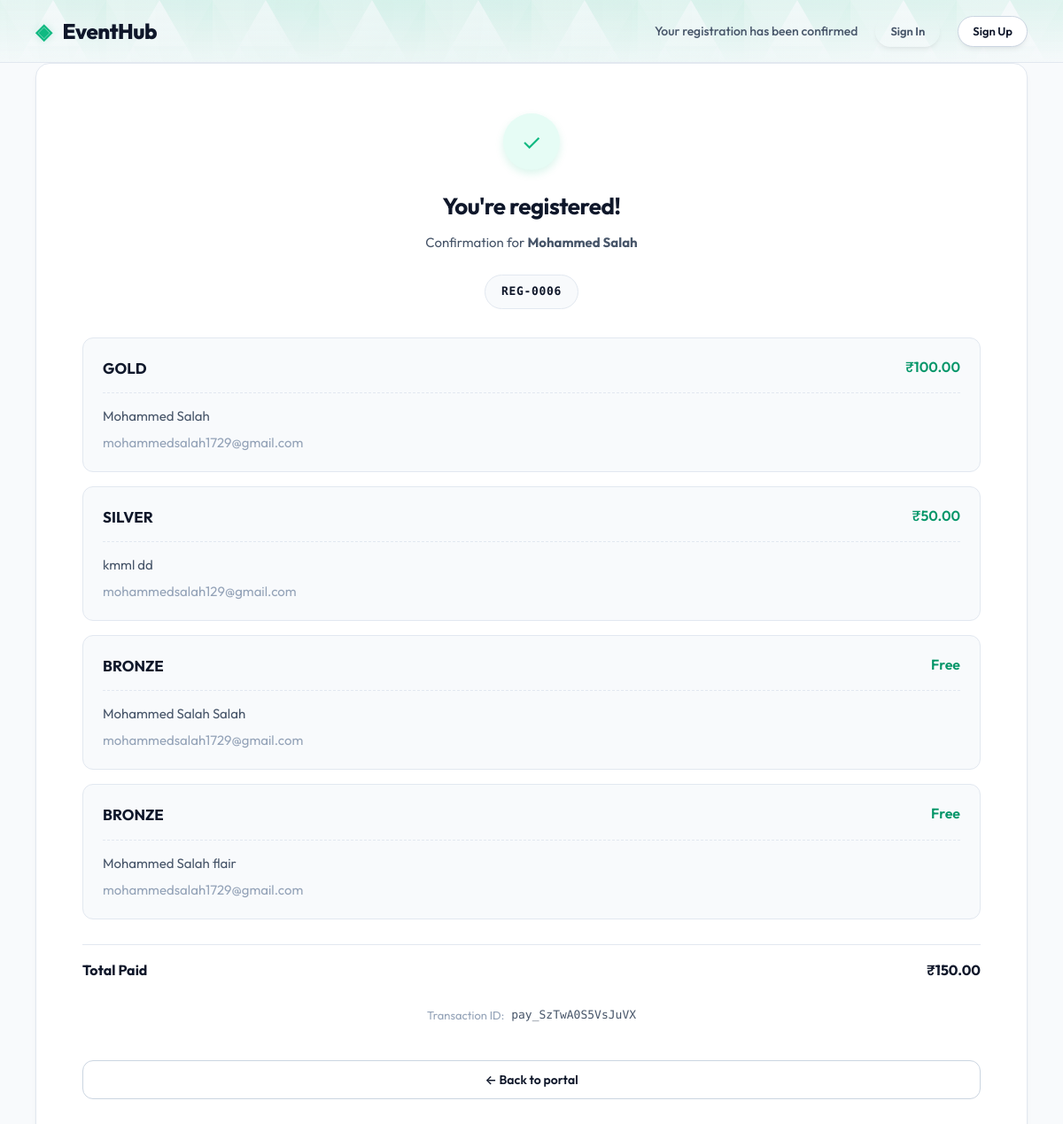
The page /confirm/6/ on the database its author committed.
### apps/registrations/models.py (models this page shows, shortened)
class Registration(models.Model):
    STATUS_CHOICES = [
        ('pending',    'Pending'),
        ('processing', 'Processing'),
        ('completed',  'Completed'),
        ('failed',     'Failed'),
        ('cancelled',  'Cancelled'),
    ]
    user = models.ForeignKey(
        settings.AUTH_USER_MODEL,
        on_delete=models.SET_NULL,
        null=True, blank=True,
        related_name='registrations'
    )
    contact_name  = models.CharField(max_length=200)
    contact_email = models.EmailField()
    contact_phone = models.CharField(max_length=20)
    status     = models.CharField(max_length=20, choices=STATUS_CHOICES, default='pending')
    created_at = models.DateTimeField(auto_now_add=True)
    updated_at = models.DateTimeField(auto_now=True)
    class Meta:
        ordering = ['-created_at']
        indexes  = [
            models.Index(fields=['contact_email']),
            models.Index(fields=['status']),
            models.Index(fields=['created_at']),
        ]
    @property
    def total_amount(self):
        return sum(item.unit_price for item in self.items.all())

class RegistrationItem(models.Model):
    registration = models.ForeignKey(
        Registration, on_delete=models.CASCADE, related_name='items'
    )
    ticket = models.ForeignKey(
        'tickets.Ticket', on_delete=models.PROTECT, related_name='registration_items'
    )
    attendee_name  = models.CharField(max_length=200)
    attendee_email = models.EmailField()
    attendee_phone = models.CharField(max_length=20, blank=True)
    unit_price = models.DecimalField(max_digits=10, decimal_places=2)
    created_at = models.DateTimeField(auto_now_add=True)
    class Meta:
        indexes = [
            models.Index(fields=['attendee_email']),
            models.Index(fields=['ticket']),
        ]

### apps/tickets/models.py (models this page shows, shortened)
class Ticket(models.Model):
    TICKET_TYPE_CHOICES   = [('free', 'Free'), ('paid', 'Paid')]
    QUANTITY_TYPE_CHOICES = [('limited', 'Limited'), ('unlimited', 'Unlimited')]
    name          = models.CharField(max_length=200, unique=True)
    ticket_type   = models.CharField(max_length=10, choices=TICKET_TYPE_CHOICES)
    price         = models.DecimalField(max_digits=10, decimal_places=2, default=0)
    quantity_type = models.CharField(max_length=10, choices=QUANTITY_TYPE_CHOICES)
    total_quantity    = models.PositiveIntegerField(null=True, blank=True)
    duplicate_email   = models.BooleanField(
        default=False,
        help_text='Allow the same email to register multiple times for this ticket'
    )
    is_active     = models.BooleanField(default=True)
    created_at    = models.DateTimeField(auto_now_add=True)
    updated_at    = models.DateTimeField(auto_now=True)
    class Meta:
        ordering = ['-created_at']
        indexes  = [models.Index(fields=['is_active'])]

### apps/payments/models.py (models this page shows, shortened)
class Transaction(models.Model):
    STATUS_CHOICES = [
        ('created',  'Created'),
        ('paid',     'Paid'),
        ('failed',   'Failed'),
        ('refunded', 'Refunded'),
    ]
    METHOD_CHOICES = [
        ('card',        'Card'),
        ('netbanking',  'Net Banking'),
        ('wallet',      'Wallet'),
        ('upi',         'UPI'),
        ('emi',         'EMI'),
    ]
    registration        = models.OneToOneField(
        'registrations.Registration',
        on_delete=models.CASCADE,
        related_name='transaction'
    )
    razorpay_order_id   = models.CharField(max_length=100, unique=True)
    razorpay_payment_id = models.CharField(max_length=100, blank=True)
    razorpay_signature  = models.CharField(max_length=500, blank=True)
    amount              = models.DecimalField(max_digits=10, decimal_places=2)
    currency            = models.CharField(max_length=10, default='INR')
    status              = models.CharField(max_length=20, choices=STATUS_CHOICES, default='created')
    created_at          = models.DateTimeField(auto_now_add=True)
    verified_at         = models.DateTimeField(null=True, blank=True)
    payment_method  = models.CharField(
        max_length=20, choices=METHOD_CHOICES, blank=True,
        help_text='Payment method used: card, netbanking, wallet, upi, emi'
    )
    card_network    = models.CharField(max_length=50, blank=True,
                                       help_text='e.g. Visa, MasterCard, RuPay, Amex')
    card_issuer     = models.CharField(max_length=100, blank=True,
                                       help_text='Issuing bank, e.g. HDFC, ICICI')
    card_last4      = models.CharField(max_length=4, blank=True,
                                       help_text='Last 4 digits of the card')
    card_type       = models.CharField(max_length=20, blank=True,
                                       help_text='credit or debit')
    card_name       = models.CharField(max_length=200, blank=True,
                                       help_text='Cardholder name as on card')
    bank            = models.CharField(max_length=50, blank=True,
                                       help_text='Bank code, e.g. HDFC, SBIN')
    wallet          = models.CharField(max_length=50, blank=True,
                                       help_text='Wallet name, e.g. Paytm, PhonePe')
    vpa             = models.CharField(max_length=100, blank=True,
                                       help_text='UPI VPA / address')
    razorpay_fee    = models.DecimalField(max_digits=10, decimal_places=2,
                                          null=True, blank=True,
                                          help_text='Razorpay processing fee (₹)')
    razorpay_tax    = models.DecimalField(max_digits=10, decimal_places=2,
                                          null=True, blank=True,
                                          help_text='GST on Razorpay fee (₹)')
    error_code          = models.CharField(max_length=100, blank=True)
    error_description   = models.CharField(max_length=500, blank=True)
    class Meta:
        indexes = [models.Index(fields=['razorpay_order_id'])]

### apps/registrations/views.py (the view)
# urls.py: path('confirm/<int:pk>/',     views.confirmation,       name='confirmation'),
def confirmation(request, pk):
    registration = get_object_or_404(
        Registration.objects.prefetch_related('items__ticket'),
        pk=pk, status='completed'
    )
    return render(request, 'registrations/confirmation.html', {'registration': registration})

### templates/registrations/confirmation.html (shortened to what this page needs)
{% extends "base.html" %}
{% block body %}
<div class="portal-page">
  <header class="portal-header">
    <div class="portal-header-brand" onclick="window.location.href='{% url 'portal' %}'" style="cursor: pointer;">
      <span class="brand-icon">◈</span>
      <h1>EventHub</h1>
    </div>
    <div class="portal-header-right">
      <p class="header-subtitle">Your registration has been confirmed</p>
      {% if request.user.is_authenticated %}
        <div class="user-profile">
          <div class="user-info" onclick="toggleUserDropdown(event)">
            <span class="user-avatar">👤</span>
            <span class="user-name">{{ request.user.get_full_name|default:request.user.username }}</span>
            <span class="dropdown-chevron">▼</span>
          </div>
          <div class="user-dropdown" id="userDropdown">
            <a href="{% url 'profile' %}">Profile</a>
            <a href="{% url 'admin_logout' %}">Sign Out</a>
          </div>
        </div>
      {% else %}
        <a href="{% url 'login' %}{% if request.path %}?next={{ request.path }}{% endif %}" class="btn btn-ghost btn-login-header">Sign In</a>
        <a href="{% url 'signup' %}{% if request.path %}?next={{ request.path }}{% endif %}" class="btn btn-secondary btn-login-header">Sign Up</a>
      {% endif %}
    </div>
  </header>
  <div class="checkout-container confirm-container">
    <div class="confirm-card">
      <div class="confirm-icon">✓</div>
      <h1>You're registered!</h1>
      <p class="confirm-sub">Confirmation for <strong>{{ registration.contact_name }}</strong></p>
      <div class="confirm-ref">
        REG-{{ registration.id|stringformat:"04d" }}
      </div>
      <div class="confirm-items">
        {% for item in registration.items.all %}
        <div class="confirm-item">
          <div class="confirm-item-header">
            <span class="confirm-ticket-name">{{ item.ticket.name }}</span>
            <span class="confirm-ticket-price">
              {% if item.unit_price > 0 %}₹{{ item.unit_price }}{% else %}Free{% endif %}
            </span>
          </div>
          <div class="confirm-attendee">
            <span>{{ item.attendee_name }}</span>
            <span class="text-muted">{{ item.attendee_email }}</span>
          </div>
        </div>
        {% endfor %}
      </div>
      <div class="confirm-total">
        <span>Total Paid</span>
        <strong>{% if registration.total_amount > 0 %}₹{{ registration.total_amount }}{% else %}Free{% endif %}</strong>
      </div>
      {% if registration.transaction %}
      <div class="confirm-txn">
        <span class="text-muted">Transaction ID:</span>
        <span class="td-mono">{{ registration.transaction.razorpay_payment_id }}</span>
      </div>
      {% endif %}
      <a href="{% url 'portal' %}" class="btn btn-secondary confirm-back-btn">
        ← Back to portal
      </a>
    </div>
  </div>
</div>
{% endblock %}

### rows shown on the page
Registration: contact_name "Mohammed Salah", id "0006", total_amount "150.00", transaction.razorpay_payment_id "pay_SzTwA0S5VsJuVX"
RegistrationItem: ticket.name "GOLD", unit_price "100.00", attendee_name "Mohammed Salah", attendee_email "mohammedsalah1729@gmail.com"
RegistrationItem: ticket.name "SILVER", unit_price "50.00", attendee_name "kmml dd", attendee_email "mohammedsalah129@gmail.com"
RegistrationItem: ticket.name "BRONZE", shows "Free", attendee_name "Mohammed Salah Salah", attendee_email "mohammedsalah1729@gmail.com"
RegistrationItem: ticket.name "BRONZE", shows "Free", attendee_name "Mohammed Salah flair", attendee_email "mohammedsalah1729@gmail.com"
